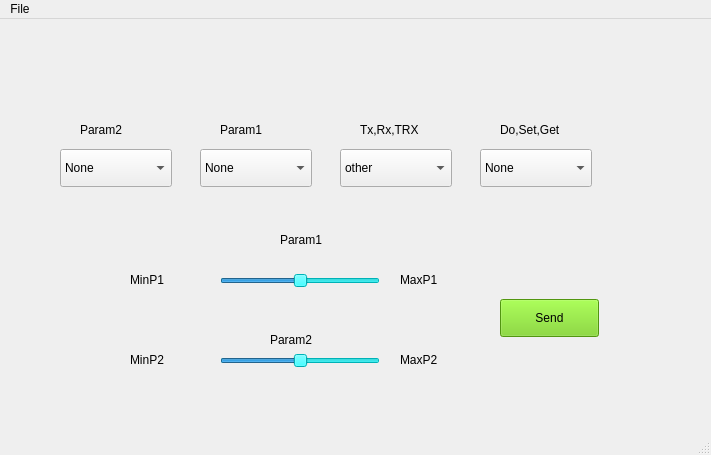
<?xml version="1.0" encoding="UTF-8"?>
<ui version="4.0">
 <class>OpcodeGenerator</class>
 <widget class="QMainWindow" name="OpcodeGenerator">
  <property name="geometry">
   <rect>
    <x>0</x>
    <y>0</y>
    <width>711</width>
    <height>455</height>
   </rect>
  </property>
  <property name="windowTitle">
   <string>MainWindow</string>
  </property>
  <widget class="QWidget" name="centralwidget">
   <widget class="QSlider" name="Param_1_val">
    <property name="geometry">
     <rect>
      <x>220</x>
      <y>250</y>
      <width>160</width>
      <height>24</height>
     </rect>
    </property>
    <property name="palette">
     <palette>
      <active>
       <colorrole role="WindowText">
        <brush brushstyle="SolidPattern">
         <color alpha="255">
          <red>0</red>
          <green>0</green>
          <blue>0</blue>
         </color>
        </brush>
       </colorrole>
       <colorrole role="Button">
        <brush brushstyle="SolidPattern">
         <color alpha="255">
          <red>0</red>
          <green>249</green>
          <blue>255</blue>
         </color>
        </brush>
       </colorrole>
       <colorrole role="Light">
        <brush brushstyle="SolidPattern">
         <color alpha="255">
          <red>127</red>
          <green>252</green>
          <blue>255</blue>
         </color>
        </brush>
       </colorrole>
       <colorrole role="Midlight">
        <brush brushstyle="SolidPattern">
         <color alpha="255">
          <red>63</red>
          <green>250</green>
          <blue>255</blue>
         </color>
        </brush>
       </colorrole>
       <colorrole role="Dark">
        <brush brushstyle="SolidPattern">
         <color alpha="255">
          <red>0</red>
          <green>124</green>
          <blue>127</blue>
         </color>
        </brush>
       </colorrole>
       <colorrole role="Mid">
        <brush brushstyle="SolidPattern">
         <color alpha="255">
          <red>0</red>
          <green>166</green>
          <blue>170</blue>
         </color>
        </brush>
       </colorrole>
       <colorrole role="Text">
        <brush brushstyle="SolidPattern">
         <color alpha="255">
          <red>0</red>
          <green>0</green>
          <blue>0</blue>
         </color>
        </brush>
       </colorrole>
       <colorrole role="BrightText">
        <brush brushstyle="SolidPattern">
         <color alpha="255">
          <red>255</red>
          <green>255</green>
          <blue>255</blue>
         </color>
        </brush>
       </colorrole>
       <colorrole role="ButtonText">
        <brush brushstyle="SolidPattern">
         <color alpha="255">
          <red>0</red>
          <green>0</green>
          <blue>0</blue>
         </color>
        </brush>
       </colorrole>
       <colorrole role="Base">
        <brush brushstyle="SolidPattern">
         <color alpha="255">
          <red>255</red>
          <green>255</green>
          <blue>255</blue>
         </color>
        </brush>
       </colorrole>
       <colorrole role="Window">
        <brush brushstyle="SolidPattern">
         <color alpha="255">
          <red>0</red>
          <green>249</green>
          <blue>255</blue>
         </color>
        </brush>
       </colorrole>
       <colorrole role="Shadow">
        <brush brushstyle="SolidPattern">
         <color alpha="255">
          <red>0</red>
          <green>0</green>
          <blue>0</blue>
         </color>
        </brush>
       </colorrole>
       <colorrole role="AlternateBase">
        <brush brushstyle="SolidPattern">
         <color alpha="255">
          <red>127</red>
          <green>252</green>
          <blue>255</blue>
         </color>
        </brush>
       </colorrole>
       <colorrole role="ToolTipBase">
        <brush brushstyle="SolidPattern">
         <color alpha="255">
          <red>255</red>
          <green>255</green>
          <blue>220</blue>
         </color>
        </brush>
       </colorrole>
       <colorrole role="ToolTipText">
        <brush brushstyle="SolidPattern">
         <color alpha="255">
          <red>0</red>
          <green>0</green>
          <blue>0</blue>
         </color>
        </brush>
       </colorrole>
      </active>
      <inactive>
       <colorrole role="WindowText">
        <brush brushstyle="SolidPattern">
         <color alpha="255">
          <red>0</red>
          <green>0</green>
          <blue>0</blue>
         </color>
        </brush>
       </colorrole>
       <colorrole role="Button">
        <brush brushstyle="SolidPattern">
         <color alpha="255">
          <red>0</red>
          <green>249</green>
          <blue>255</blue>
         </color>
        </brush>
       </colorrole>
       <colorrole role="Light">
        <brush brushstyle="SolidPattern">
         <color alpha="255">
          <red>127</red>
          <green>252</green>
          <blue>255</blue>
         </color>
        </brush>
       </colorrole>
       <colorrole role="Midlight">
        <brush brushstyle="SolidPattern">
         <color alpha="255">
          <red>63</red>
          <green>250</green>
          <blue>255</blue>
         </color>
        </brush>
       </colorrole>
       <colorrole role="Dark">
        <brush brushstyle="SolidPattern">
         <color alpha="255">
          <red>0</red>
          <green>124</green>
          <blue>127</blue>
         </color>
        </brush>
       </colorrole>
       <colorrole role="Mid">
        <brush brushstyle="SolidPattern">
         <color alpha="255">
          <red>0</red>
          <green>166</green>
          <blue>170</blue>
         </color>
        </brush>
       </colorrole>
       <colorrole role="Text">
        <brush brushstyle="SolidPattern">
         <color alpha="255">
          <red>0</red>
          <green>0</green>
          <blue>0</blue>
         </color>
        </brush>
       </colorrole>
       <colorrole role="BrightText">
        <brush brushstyle="SolidPattern">
         <color alpha="255">
          <red>255</red>
          <green>255</green>
          <blue>255</blue>
         </color>
        </brush>
       </colorrole>
       <colorrole role="ButtonText">
        <brush brushstyle="SolidPattern">
         <color alpha="255">
          <red>0</red>
          <green>0</green>
          <blue>0</blue>
         </color>
        </brush>
       </colorrole>
       <colorrole role="Base">
        <brush brushstyle="SolidPattern">
         <color alpha="255">
          <red>255</red>
          <green>255</green>
          <blue>255</blue>
         </color>
        </brush>
       </colorrole>
       <colorrole role="Window">
        <brush brushstyle="SolidPattern">
         <color alpha="255">
          <red>0</red>
          <green>249</green>
          <blue>255</blue>
         </color>
        </brush>
       </colorrole>
       <colorrole role="Shadow">
        <brush brushstyle="SolidPattern">
         <color alpha="255">
          <red>0</red>
          <green>0</green>
          <blue>0</blue>
         </color>
        </brush>
       </colorrole>
       <colorrole role="AlternateBase">
        <brush brushstyle="SolidPattern">
         <color alpha="255">
          <red>127</red>
          <green>252</green>
          <blue>255</blue>
         </color>
        </brush>
       </colorrole>
       <colorrole role="ToolTipBase">
        <brush brushstyle="SolidPattern">
         <color alpha="255">
          <red>255</red>
          <green>255</green>
          <blue>220</blue>
         </color>
        </brush>
       </colorrole>
       <colorrole role="ToolTipText">
        <brush brushstyle="SolidPattern">
         <color alpha="255">
          <red>0</red>
          <green>0</green>
          <blue>0</blue>
         </color>
        </brush>
       </colorrole>
      </inactive>
      <disabled>
       <colorrole role="WindowText">
        <brush brushstyle="SolidPattern">
         <color alpha="255">
          <red>0</red>
          <green>124</green>
          <blue>127</blue>
         </color>
        </brush>
       </colorrole>
       <colorrole role="Button">
        <brush brushstyle="SolidPattern">
         <color alpha="255">
          <red>0</red>
          <green>249</green>
          <blue>255</blue>
         </color>
        </brush>
       </colorrole>
       <colorrole role="Light">
        <brush brushstyle="SolidPattern">
         <color alpha="255">
          <red>127</red>
          <green>252</green>
          <blue>255</blue>
         </color>
        </brush>
       </colorrole>
       <colorrole role="Midlight">
        <brush brushstyle="SolidPattern">
         <color alpha="255">
          <red>63</red>
          <green>250</green>
          <blue>255</blue>
         </color>
        </brush>
       </colorrole>
       <colorrole role="Dark">
        <brush brushstyle="SolidPattern">
         <color alpha="255">
          <red>0</red>
          <green>124</green>
          <blue>127</blue>
         </color>
        </brush>
       </colorrole>
       <colorrole role="Mid">
        <brush brushstyle="SolidPattern">
         <color alpha="255">
          <red>0</red>
          <green>166</green>
          <blue>170</blue>
         </color>
        </brush>
       </colorrole>
       <colorrole role="Text">
        <brush brushstyle="SolidPattern">
         <color alpha="255">
          <red>0</red>
          <green>124</green>
          <blue>127</blue>
         </color>
        </brush>
       </colorrole>
       <colorrole role="BrightText">
        <brush brushstyle="SolidPattern">
         <color alpha="255">
          <red>255</red>
          <green>255</green>
          <blue>255</blue>
         </color>
        </brush>
       </colorrole>
       <colorrole role="ButtonText">
        <brush brushstyle="SolidPattern">
         <color alpha="255">
          <red>0</red>
          <green>124</green>
          <blue>127</blue>
         </color>
        </brush>
       </colorrole>
       <colorrole role="Base">
        <brush brushstyle="SolidPattern">
         <color alpha="255">
          <red>0</red>
          <green>249</green>
          <blue>255</blue>
         </color>
        </brush>
       </colorrole>
       <colorrole role="Window">
        <brush brushstyle="SolidPattern">
         <color alpha="255">
          <red>0</red>
          <green>249</green>
          <blue>255</blue>
         </color>
        </brush>
       </colorrole>
       <colorrole role="Shadow">
        <brush brushstyle="SolidPattern">
         <color alpha="255">
          <red>0</red>
          <green>0</green>
          <blue>0</blue>
         </color>
        </brush>
       </colorrole>
       <colorrole role="AlternateBase">
        <brush brushstyle="SolidPattern">
         <color alpha="255">
          <red>0</red>
          <green>249</green>
          <blue>255</blue>
         </color>
        </brush>
       </colorrole>
       <colorrole role="ToolTipBase">
        <brush brushstyle="SolidPattern">
         <color alpha="255">
          <red>255</red>
          <green>255</green>
          <blue>220</blue>
         </color>
        </brush>
       </colorrole>
       <colorrole role="ToolTipText">
        <brush brushstyle="SolidPattern">
         <color alpha="255">
          <red>0</red>
          <green>0</green>
          <blue>0</blue>
         </color>
        </brush>
       </colorrole>
      </disabled>
     </palette>
    </property>
    <property name="value">
     <number>50</number>
    </property>
    <property name="sliderPosition">
     <number>50</number>
    </property>
    <property name="orientation">
     <enum>Qt::Horizontal</enum>
    </property>
   </widget>
   <widget class="QComboBox" name="set_get_menu">
    <property name="geometry">
     <rect>
      <x>480</x>
      <y>130</y>
      <width>112</width>
      <height>38</height>
     </rect>
    </property>
    <item>
     <property name="text">
      <string>None</string>
     </property>
    </item>
    <item>
     <property name="text">
      <string>do</string>
     </property>
    </item>
    <item>
     <property name="text">
      <string>set</string>
     </property>
    </item>
    <item>
     <property name="text">
      <string>get</string>
     </property>
    </item>
   </widget>
   <widget class="QLabel" name="do_set_get_label">
    <property name="geometry">
     <rect>
      <x>500</x>
      <y>100</y>
      <width>91</width>
      <height>22</height>
     </rect>
    </property>
    <property name="text">
     <string>Do,Set,Get</string>
    </property>
   </widget>
   <widget class="QComboBox" name="tx_rx_menu">
    <property name="geometry">
     <rect>
      <x>340</x>
      <y>130</y>
      <width>112</width>
      <height>38</height>
     </rect>
    </property>
    <item>
     <property name="text">
      <string>other</string>
     </property>
    </item>
    <item>
     <property name="text">
      <string>tx</string>
     </property>
    </item>
    <item>
     <property name="text">
      <string>rx</string>
     </property>
    </item>
    <item>
     <property name="text">
      <string>trx</string>
     </property>
    </item>
   </widget>
   <widget class="QComboBox" name="param_1_menu">
    <property name="geometry">
     <rect>
      <x>200</x>
      <y>130</y>
      <width>112</width>
      <height>38</height>
     </rect>
    </property>
    <item>
     <property name="text">
      <string>None</string>
     </property>
    </item>
    <item>
     <property name="text">
      <string>uint8_t</string>
     </property>
    </item>
    <item>
     <property name="text">
      <string>uint32_t</string>
     </property>
    </item>
    <item>
     <property name="text">
      <string>int32_t</string>
     </property>
    </item>
    <item>
     <property name="text">
      <string>uint64_t</string>
     </property>
    </item>
    <item>
     <property name="text">
      <string>struct</string>
     </property>
    </item>
    <item>
     <property name="text">
      <string>RXFIRConfig</string>
     </property>
    </item>
    <item>
     <property name="text">
      <string>TxFIRConfig</string>
     </property>
    </item>
   </widget>
   <widget class="QSlider" name="Param_2_val">
    <property name="geometry">
     <rect>
      <x>220</x>
      <y>330</y>
      <width>160</width>
      <height>24</height>
     </rect>
    </property>
    <property name="palette">
     <palette>
      <active>
       <colorrole role="WindowText">
        <brush brushstyle="SolidPattern">
         <color alpha="255">
          <red>0</red>
          <green>0</green>
          <blue>0</blue>
         </color>
        </brush>
       </colorrole>
       <colorrole role="Button">
        <brush brushstyle="SolidPattern">
         <color alpha="255">
          <red>0</red>
          <green>249</green>
          <blue>255</blue>
         </color>
        </brush>
       </colorrole>
       <colorrole role="Light">
        <brush brushstyle="SolidPattern">
         <color alpha="255">
          <red>126</red>
          <green>253</green>
          <blue>255</blue>
         </color>
        </brush>
       </colorrole>
       <colorrole role="Midlight">
        <brush brushstyle="SolidPattern">
         <color alpha="255">
          <red>63</red>
          <green>251</green>
          <blue>255</blue>
         </color>
        </brush>
       </colorrole>
       <colorrole role="Dark">
        <brush brushstyle="SolidPattern">
         <color alpha="255">
          <red>0</red>
          <green>124</green>
          <blue>127</blue>
         </color>
        </brush>
       </colorrole>
       <colorrole role="Mid">
        <brush brushstyle="SolidPattern">
         <color alpha="255">
          <red>0</red>
          <green>166</green>
          <blue>170</blue>
         </color>
        </brush>
       </colorrole>
       <colorrole role="Text">
        <brush brushstyle="SolidPattern">
         <color alpha="255">
          <red>0</red>
          <green>0</green>
          <blue>0</blue>
         </color>
        </brush>
       </colorrole>
       <colorrole role="BrightText">
        <brush brushstyle="SolidPattern">
         <color alpha="255">
          <red>255</red>
          <green>255</green>
          <blue>255</blue>
         </color>
        </brush>
       </colorrole>
       <colorrole role="ButtonText">
        <brush brushstyle="SolidPattern">
         <color alpha="255">
          <red>0</red>
          <green>0</green>
          <blue>0</blue>
         </color>
        </brush>
       </colorrole>
       <colorrole role="Base">
        <brush brushstyle="SolidPattern">
         <color alpha="255">
          <red>255</red>
          <green>255</green>
          <blue>255</blue>
         </color>
        </brush>
       </colorrole>
       <colorrole role="Window">
        <brush brushstyle="SolidPattern">
         <color alpha="255">
          <red>0</red>
          <green>249</green>
          <blue>255</blue>
         </color>
        </brush>
       </colorrole>
       <colorrole role="Shadow">
        <brush brushstyle="SolidPattern">
         <color alpha="255">
          <red>0</red>
          <green>0</green>
          <blue>0</blue>
         </color>
        </brush>
       </colorrole>
       <colorrole role="AlternateBase">
        <brush brushstyle="SolidPattern">
         <color alpha="255">
          <red>127</red>
          <green>252</green>
          <blue>255</blue>
         </color>
        </brush>
       </colorrole>
       <colorrole role="ToolTipBase">
        <brush brushstyle="SolidPattern">
         <color alpha="255">
          <red>255</red>
          <green>255</green>
          <blue>220</blue>
         </color>
        </brush>
       </colorrole>
       <colorrole role="ToolTipText">
        <brush brushstyle="SolidPattern">
         <color alpha="255">
          <red>0</red>
          <green>0</green>
          <blue>0</blue>
         </color>
        </brush>
       </colorrole>
      </active>
      <inactive>
       <colorrole role="WindowText">
        <brush brushstyle="SolidPattern">
         <color alpha="255">
          <red>0</red>
          <green>0</green>
          <blue>0</blue>
         </color>
        </brush>
       </colorrole>
       <colorrole role="Button">
        <brush brushstyle="SolidPattern">
         <color alpha="255">
          <red>0</red>
          <green>249</green>
          <blue>255</blue>
         </color>
        </brush>
       </colorrole>
       <colorrole role="Light">
        <brush brushstyle="SolidPattern">
         <color alpha="255">
          <red>126</red>
          <green>253</green>
          <blue>255</blue>
         </color>
        </brush>
       </colorrole>
       <colorrole role="Midlight">
        <brush brushstyle="SolidPattern">
         <color alpha="255">
          <red>63</red>
          <green>251</green>
          <blue>255</blue>
         </color>
        </brush>
       </colorrole>
       <colorrole role="Dark">
        <brush brushstyle="SolidPattern">
         <color alpha="255">
          <red>0</red>
          <green>124</green>
          <blue>127</blue>
         </color>
        </brush>
       </colorrole>
       <colorrole role="Mid">
        <brush brushstyle="SolidPattern">
         <color alpha="255">
          <red>0</red>
          <green>166</green>
          <blue>170</blue>
         </color>
        </brush>
       </colorrole>
       <colorrole role="Text">
        <brush brushstyle="SolidPattern">
         <color alpha="255">
          <red>0</red>
          <green>0</green>
          <blue>0</blue>
         </color>
        </brush>
       </colorrole>
       <colorrole role="BrightText">
        <brush brushstyle="SolidPattern">
         <color alpha="255">
          <red>255</red>
          <green>255</green>
          <blue>255</blue>
         </color>
        </brush>
       </colorrole>
       <colorrole role="ButtonText">
        <brush brushstyle="SolidPattern">
         <color alpha="255">
          <red>0</red>
          <green>0</green>
          <blue>0</blue>
         </color>
        </brush>
       </colorrole>
       <colorrole role="Base">
        <brush brushstyle="SolidPattern">
         <color alpha="255">
          <red>255</red>
          <green>255</green>
          <blue>255</blue>
         </color>
        </brush>
       </colorrole>
       <colorrole role="Window">
        <brush brushstyle="SolidPattern">
         <color alpha="255">
          <red>0</red>
          <green>249</green>
          <blue>255</blue>
         </color>
        </brush>
       </colorrole>
       <colorrole role="Shadow">
        <brush brushstyle="SolidPattern">
         <color alpha="255">
          <red>0</red>
          <green>0</green>
          <blue>0</blue>
         </color>
        </brush>
       </colorrole>
       <colorrole role="AlternateBase">
        <brush brushstyle="SolidPattern">
         <color alpha="255">
          <red>127</red>
          <green>252</green>
          <blue>255</blue>
         </color>
        </brush>
       </colorrole>
       <colorrole role="ToolTipBase">
        <brush brushstyle="SolidPattern">
         <color alpha="255">
          <red>255</red>
          <green>255</green>
          <blue>220</blue>
         </color>
        </brush>
       </colorrole>
       <colorrole role="ToolTipText">
        <brush brushstyle="SolidPattern">
         <color alpha="255">
          <red>0</red>
          <green>0</green>
          <blue>0</blue>
         </color>
        </brush>
       </colorrole>
      </inactive>
      <disabled>
       <colorrole role="WindowText">
        <brush brushstyle="SolidPattern">
         <color alpha="255">
          <red>0</red>
          <green>124</green>
          <blue>127</blue>
         </color>
        </brush>
       </colorrole>
       <colorrole role="Button">
        <brush brushstyle="SolidPattern">
         <color alpha="255">
          <red>0</red>
          <green>249</green>
          <blue>255</blue>
         </color>
        </brush>
       </colorrole>
       <colorrole role="Light">
        <brush brushstyle="SolidPattern">
         <color alpha="255">
          <red>126</red>
          <green>253</green>
          <blue>255</blue>
         </color>
        </brush>
       </colorrole>
       <colorrole role="Midlight">
        <brush brushstyle="SolidPattern">
         <color alpha="255">
          <red>63</red>
          <green>251</green>
          <blue>255</blue>
         </color>
        </brush>
       </colorrole>
       <colorrole role="Dark">
        <brush brushstyle="SolidPattern">
         <color alpha="255">
          <red>0</red>
          <green>124</green>
          <blue>127</blue>
         </color>
        </brush>
       </colorrole>
       <colorrole role="Mid">
        <brush brushstyle="SolidPattern">
         <color alpha="255">
          <red>0</red>
          <green>166</green>
          <blue>170</blue>
         </color>
        </brush>
       </colorrole>
       <colorrole role="Text">
        <brush brushstyle="SolidPattern">
         <color alpha="255">
          <red>0</red>
          <green>124</green>
          <blue>127</blue>
         </color>
        </brush>
       </colorrole>
       <colorrole role="BrightText">
        <brush brushstyle="SolidPattern">
         <color alpha="255">
          <red>255</red>
          <green>255</green>
          <blue>255</blue>
         </color>
        </brush>
       </colorrole>
       <colorrole role="ButtonText">
        <brush brushstyle="SolidPattern">
         <color alpha="255">
          <red>0</red>
          <green>124</green>
          <blue>127</blue>
         </color>
        </brush>
       </colorrole>
       <colorrole role="Base">
        <brush brushstyle="SolidPattern">
         <color alpha="255">
          <red>0</red>
          <green>249</green>
          <blue>255</blue>
         </color>
        </brush>
       </colorrole>
       <colorrole role="Window">
        <brush brushstyle="SolidPattern">
         <color alpha="255">
          <red>0</red>
          <green>249</green>
          <blue>255</blue>
         </color>
        </brush>
       </colorrole>
       <colorrole role="Shadow">
        <brush brushstyle="SolidPattern">
         <color alpha="255">
          <red>0</red>
          <green>0</green>
          <blue>0</blue>
         </color>
        </brush>
       </colorrole>
       <colorrole role="AlternateBase">
        <brush brushstyle="SolidPattern">
         <color alpha="255">
          <red>0</red>
          <green>249</green>
          <blue>255</blue>
         </color>
        </brush>
       </colorrole>
       <colorrole role="ToolTipBase">
        <brush brushstyle="SolidPattern">
         <color alpha="255">
          <red>255</red>
          <green>255</green>
          <blue>220</blue>
         </color>
        </brush>
       </colorrole>
       <colorrole role="ToolTipText">
        <brush brushstyle="SolidPattern">
         <color alpha="255">
          <red>0</red>
          <green>0</green>
          <blue>0</blue>
         </color>
        </brush>
       </colorrole>
      </disabled>
     </palette>
    </property>
    <property name="value">
     <number>50</number>
    </property>
    <property name="orientation">
     <enum>Qt::Horizontal</enum>
    </property>
   </widget>
   <widget class="QLabel" name="param2_up_label">
    <property name="geometry">
     <rect>
      <x>280</x>
      <y>210</y>
      <width>68</width>
      <height>22</height>
     </rect>
    </property>
    <property name="text">
     <string>Param1</string>
    </property>
   </widget>
   <widget class="QLabel" name="param2_up_label_2">
    <property name="geometry">
     <rect>
      <x>270</x>
      <y>310</y>
      <width>68</width>
      <height>22</height>
     </rect>
    </property>
    <property name="text">
     <string>Param2</string>
    </property>
   </widget>
   <widget class="QLabel" name="tx_rx_label">
    <property name="geometry">
     <rect>
      <x>360</x>
      <y>100</y>
      <width>68</width>
      <height>22</height>
     </rect>
    </property>
    <property name="text">
     <string>Tx,Rx,TRX</string>
    </property>
   </widget>
   <widget class="QLabel" name="param1_label">
    <property name="geometry">
     <rect>
      <x>220</x>
      <y>100</y>
      <width>68</width>
      <height>22</height>
     </rect>
    </property>
    <property name="text">
     <string>Param1</string>
    </property>
   </widget>
   <widget class="QLabel" name="param2_label">
    <property name="geometry">
     <rect>
      <x>80</x>
      <y>100</y>
      <width>68</width>
      <height>22</height>
     </rect>
    </property>
    <property name="text">
     <string>Param2</string>
    </property>
   </widget>
   <widget class="QPushButton" name="SendData">
    <property name="geometry">
     <rect>
      <x>500</x>
      <y>280</y>
      <width>99</width>
      <height>38</height>
     </rect>
    </property>
    <property name="palette">
     <palette>
      <active>
       <colorrole role="WindowText">
        <brush brushstyle="SolidPattern">
         <color alpha="255">
          <red>0</red>
          <green>0</green>
          <blue>0</blue>
         </color>
        </brush>
       </colorrole>
       <colorrole role="Button">
        <brush brushstyle="SolidPattern">
         <color alpha="255">
          <red>115</red>
          <green>210</green>
          <blue>22</blue>
         </color>
        </brush>
       </colorrole>
       <colorrole role="Light">
        <brush brushstyle="SolidPattern">
         <color alpha="255">
          <red>170</red>
          <green>255</green>
          <blue>87</blue>
         </color>
        </brush>
       </colorrole>
       <colorrole role="Midlight">
        <brush brushstyle="SolidPattern">
         <color alpha="255">
          <red>142</red>
          <green>232</green>
          <blue>54</blue>
         </color>
        </brush>
       </colorrole>
       <colorrole role="Dark">
        <brush brushstyle="SolidPattern">
         <color alpha="255">
          <red>57</red>
          <green>105</green>
          <blue>11</blue>
         </color>
        </brush>
       </colorrole>
       <colorrole role="Mid">
        <brush brushstyle="SolidPattern">
         <color alpha="255">
          <red>76</red>
          <green>140</green>
          <blue>14</blue>
         </color>
        </brush>
       </colorrole>
       <colorrole role="Text">
        <brush brushstyle="SolidPattern">
         <color alpha="255">
          <red>0</red>
          <green>0</green>
          <blue>0</blue>
         </color>
        </brush>
       </colorrole>
       <colorrole role="BrightText">
        <brush brushstyle="SolidPattern">
         <color alpha="255">
          <red>255</red>
          <green>255</green>
          <blue>255</blue>
         </color>
        </brush>
       </colorrole>
       <colorrole role="ButtonText">
        <brush brushstyle="SolidPattern">
         <color alpha="255">
          <red>0</red>
          <green>0</green>
          <blue>0</blue>
         </color>
        </brush>
       </colorrole>
       <colorrole role="Base">
        <brush brushstyle="SolidPattern">
         <color alpha="255">
          <red>255</red>
          <green>255</green>
          <blue>255</blue>
         </color>
        </brush>
       </colorrole>
       <colorrole role="Window">
        <brush brushstyle="SolidPattern">
         <color alpha="255">
          <red>115</red>
          <green>210</green>
          <blue>22</blue>
         </color>
        </brush>
       </colorrole>
       <colorrole role="Shadow">
        <brush brushstyle="SolidPattern">
         <color alpha="255">
          <red>0</red>
          <green>0</green>
          <blue>0</blue>
         </color>
        </brush>
       </colorrole>
       <colorrole role="AlternateBase">
        <brush brushstyle="SolidPattern">
         <color alpha="255">
          <red>185</red>
          <green>232</green>
          <blue>138</blue>
         </color>
        </brush>
       </colorrole>
       <colorrole role="ToolTipBase">
        <brush brushstyle="SolidPattern">
         <color alpha="255">
          <red>255</red>
          <green>255</green>
          <blue>220</blue>
         </color>
        </brush>
       </colorrole>
       <colorrole role="ToolTipText">
        <brush brushstyle="SolidPattern">
         <color alpha="255">
          <red>0</red>
          <green>0</green>
          <blue>0</blue>
         </color>
        </brush>
       </colorrole>
      </active>
      <inactive>
       <colorrole role="WindowText">
        <brush brushstyle="SolidPattern">
         <color alpha="255">
          <red>0</red>
          <green>0</green>
          <blue>0</blue>
         </color>
        </brush>
       </colorrole>
       <colorrole role="Button">
        <brush brushstyle="SolidPattern">
         <color alpha="255">
          <red>115</red>
          <green>210</green>
          <blue>22</blue>
         </color>
        </brush>
       </colorrole>
       <colorrole role="Light">
        <brush brushstyle="SolidPattern">
         <color alpha="255">
          <red>170</red>
          <green>255</green>
          <blue>87</blue>
         </color>
        </brush>
       </colorrole>
       <colorrole role="Midlight">
        <brush brushstyle="SolidPattern">
         <color alpha="255">
          <red>142</red>
          <green>232</green>
          <blue>54</blue>
         </color>
        </brush>
       </colorrole>
       <colorrole role="Dark">
        <brush brushstyle="SolidPattern">
         <color alpha="255">
          <red>57</red>
          <green>105</green>
          <blue>11</blue>
         </color>
        </brush>
       </colorrole>
       <colorrole role="Mid">
        <brush brushstyle="SolidPattern">
         <color alpha="255">
          <red>76</red>
          <green>140</green>
          <blue>14</blue>
         </color>
        </brush>
       </colorrole>
       <colorrole role="Text">
        <brush brushstyle="SolidPattern">
         <color alpha="255">
          <red>0</red>
          <green>0</green>
          <blue>0</blue>
         </color>
        </brush>
       </colorrole>
       <colorrole role="BrightText">
        <brush brushstyle="SolidPattern">
         <color alpha="255">
          <red>255</red>
          <green>255</green>
          <blue>255</blue>
         </color>
        </brush>
       </colorrole>
       <colorrole role="ButtonText">
        <brush brushstyle="SolidPattern">
         <color alpha="255">
          <red>0</red>
          <green>0</green>
          <blue>0</blue>
         </color>
        </brush>
       </colorrole>
       <colorrole role="Base">
        <brush brushstyle="SolidPattern">
         <color alpha="255">
          <red>255</red>
          <green>255</green>
          <blue>255</blue>
         </color>
        </brush>
       </colorrole>
       <colorrole role="Window">
        <brush brushstyle="SolidPattern">
         <color alpha="255">
          <red>115</red>
          <green>210</green>
          <blue>22</blue>
         </color>
        </brush>
       </colorrole>
       <colorrole role="Shadow">
        <brush brushstyle="SolidPattern">
         <color alpha="255">
          <red>0</red>
          <green>0</green>
          <blue>0</blue>
         </color>
        </brush>
       </colorrole>
       <colorrole role="AlternateBase">
        <brush brushstyle="SolidPattern">
         <color alpha="255">
          <red>185</red>
          <green>232</green>
          <blue>138</blue>
         </color>
        </brush>
       </colorrole>
       <colorrole role="ToolTipBase">
        <brush brushstyle="SolidPattern">
         <color alpha="255">
          <red>255</red>
          <green>255</green>
          <blue>220</blue>
         </color>
        </brush>
       </colorrole>
       <colorrole role="ToolTipText">
        <brush brushstyle="SolidPattern">
         <color alpha="255">
          <red>0</red>
          <green>0</green>
          <blue>0</blue>
         </color>
        </brush>
       </colorrole>
      </inactive>
      <disabled>
       <colorrole role="WindowText">
        <brush brushstyle="SolidPattern">
         <color alpha="255">
          <red>57</red>
          <green>105</green>
          <blue>11</blue>
         </color>
        </brush>
       </colorrole>
       <colorrole role="Button">
        <brush brushstyle="SolidPattern">
         <color alpha="255">
          <red>115</red>
          <green>210</green>
          <blue>22</blue>
         </color>
        </brush>
       </colorrole>
       <colorrole role="Light">
        <brush brushstyle="SolidPattern">
         <color alpha="255">
          <red>170</red>
          <green>255</green>
          <blue>87</blue>
         </color>
        </brush>
       </colorrole>
       <colorrole role="Midlight">
        <brush brushstyle="SolidPattern">
         <color alpha="255">
          <red>142</red>
          <green>232</green>
          <blue>54</blue>
         </color>
        </brush>
       </colorrole>
       <colorrole role="Dark">
        <brush brushstyle="SolidPattern">
         <color alpha="255">
          <red>57</red>
          <green>105</green>
          <blue>11</blue>
         </color>
        </brush>
       </colorrole>
       <colorrole role="Mid">
        <brush brushstyle="SolidPattern">
         <color alpha="255">
          <red>76</red>
          <green>140</green>
          <blue>14</blue>
         </color>
        </brush>
       </colorrole>
       <colorrole role="Text">
        <brush brushstyle="SolidPattern">
         <color alpha="255">
          <red>57</red>
          <green>105</green>
          <blue>11</blue>
         </color>
        </brush>
       </colorrole>
       <colorrole role="BrightText">
        <brush brushstyle="SolidPattern">
         <color alpha="255">
          <red>255</red>
          <green>255</green>
          <blue>255</blue>
         </color>
        </brush>
       </colorrole>
       <colorrole role="ButtonText">
        <brush brushstyle="SolidPattern">
         <color alpha="255">
          <red>57</red>
          <green>105</green>
          <blue>11</blue>
         </color>
        </brush>
       </colorrole>
       <colorrole role="Base">
        <brush brushstyle="SolidPattern">
         <color alpha="255">
          <red>115</red>
          <green>210</green>
          <blue>22</blue>
         </color>
        </brush>
       </colorrole>
       <colorrole role="Window">
        <brush brushstyle="SolidPattern">
         <color alpha="255">
          <red>115</red>
          <green>210</green>
          <blue>22</blue>
         </color>
        </brush>
       </colorrole>
       <colorrole role="Shadow">
        <brush brushstyle="SolidPattern">
         <color alpha="255">
          <red>0</red>
          <green>0</green>
          <blue>0</blue>
         </color>
        </brush>
       </colorrole>
       <colorrole role="AlternateBase">
        <brush brushstyle="SolidPattern">
         <color alpha="255">
          <red>115</red>
          <green>210</green>
          <blue>22</blue>
         </color>
        </brush>
       </colorrole>
       <colorrole role="ToolTipBase">
        <brush brushstyle="SolidPattern">
         <color alpha="255">
          <red>255</red>
          <green>255</green>
          <blue>220</blue>
         </color>
        </brush>
       </colorrole>
       <colorrole role="ToolTipText">
        <brush brushstyle="SolidPattern">
         <color alpha="255">
          <red>0</red>
          <green>0</green>
          <blue>0</blue>
         </color>
        </brush>
       </colorrole>
      </disabled>
     </palette>
    </property>
    <property name="text">
     <string>Send</string>
    </property>
   </widget>
   <widget class="QComboBox" name="param_2_menu">
    <property name="geometry">
     <rect>
      <x>60</x>
      <y>130</y>
      <width>112</width>
      <height>38</height>
     </rect>
    </property>
    <item>
     <property name="text">
      <string>None</string>
     </property>
    </item>
    <item>
     <property name="text">
      <string>uint8_t</string>
     </property>
    </item>
    <item>
     <property name="text">
      <string>uint32_t</string>
     </property>
    </item>
    <item>
     <property name="text">
      <string>int32_t</string>
     </property>
    </item>
    <item>
     <property name="text">
      <string>uint64_t</string>
     </property>
    </item>
    <item>
     <property name="text">
      <string>struct</string>
     </property>
    </item>
    <item>
     <property name="text">
      <string>RXFIRConfig</string>
     </property>
    </item>
    <item>
     <property name="text">
      <string>TxFIRConfig</string>
     </property>
    </item>
   </widget>
   <widget class="QLabel" name="logo">
    <property name="geometry">
     <rect>
      <x>270</x>
      <y>10</y>
      <width>141</width>
      <height>81</height>
     </rect>
    </property>
    <property name="contextMenuPolicy">
     <enum>Qt::NoContextMenu</enum>
    </property>
    <property name="text">
     <string/>
    </property>
    <property name="pixmap">
     <pixmap resource="logo.qrc">:/icon/external-content.duckduckgo.com.png</pixmap>
    </property>
    <property name="scaledContents">
     <bool>true</bool>
    </property>
   </widget>
   <widget class="QLabel" name="Param1_slider_val">
    <property name="geometry">
     <rect>
      <x>290</x>
      <y>270</y>
      <width>68</width>
      <height>22</height>
     </rect>
    </property>
    <property name="text">
     <string/>
    </property>
   </widget>
   <widget class="QLabel" name="Param2_slider_val">
    <property name="geometry">
     <rect>
      <x>280</x>
      <y>350</y>
      <width>68</width>
      <height>22</height>
     </rect>
    </property>
    <property name="text">
     <string/>
    </property>
   </widget>
   <widget class="QLabel" name="max_p1_val">
    <property name="geometry">
     <rect>
      <x>400</x>
      <y>250</y>
      <width>68</width>
      <height>22</height>
     </rect>
    </property>
    <property name="text">
     <string>MaxP1</string>
    </property>
   </widget>
   <widget class="QLabel" name="min_p1_val">
    <property name="geometry">
     <rect>
      <x>130</x>
      <y>250</y>
      <width>68</width>
      <height>22</height>
     </rect>
    </property>
    <property name="text">
     <string>MinP1</string>
    </property>
   </widget>
   <widget class="QLabel" name="max_p2_val">
    <property name="geometry">
     <rect>
      <x>400</x>
      <y>330</y>
      <width>68</width>
      <height>22</height>
     </rect>
    </property>
    <property name="text">
     <string>MaxP2</string>
    </property>
   </widget>
   <widget class="QLabel" name="min_p2_val">
    <property name="geometry">
     <rect>
      <x>130</x>
      <y>330</y>
      <width>68</width>
      <height>22</height>
     </rect>
    </property>
    <property name="text">
     <string>MinP2</string>
    </property>
   </widget>
  </widget>
  <widget class="QMenuBar" name="menubar">
   <property name="geometry">
    <rect>
     <x>0</x>
     <y>0</y>
     <width>711</width>
     <height>30</height>
    </rect>
   </property>
   <widget class="QMenu" name="menuFile">
    <property name="title">
     <string>File</string>
    </property>
   </widget>
   <addaction name="menuFile"/>
  </widget>
  <widget class="QStatusBar" name="statusbar"/>
 </widget>
 <resources>
  <include location="logo.qrc"/>
 </resources>
 <connections>
  <connection>
   <sender>Param_1_val</sender>
   <signal>sliderMoved(int)</signal>
   <receiver>Param1_slider_val</receiver>
   <slot>setNum(int)</slot>
   <hints>
    <hint type="sourcelabel">
     <x>290</x>
     <y>289</y>
    </hint>
    <hint type="destinationlabel">
     <x>295</x>
     <y>311</y>
    </hint>
   </hints>
  </connection>
  <connection>
   <sender>Param_2_val</sender>
   <signal>sliderMoved(int)</signal>
   <receiver>Param2_slider_val</receiver>
   <slot>setNum(int)</slot>
   <hints>
    <hint type="sourcelabel">
     <x>321</x>
     <y>376</y>
    </hint>
    <hint type="destinationlabel">
     <x>318</x>
     <y>397</y>
    </hint>
   </hints>
  </connection>
 </connections>
</ui>
